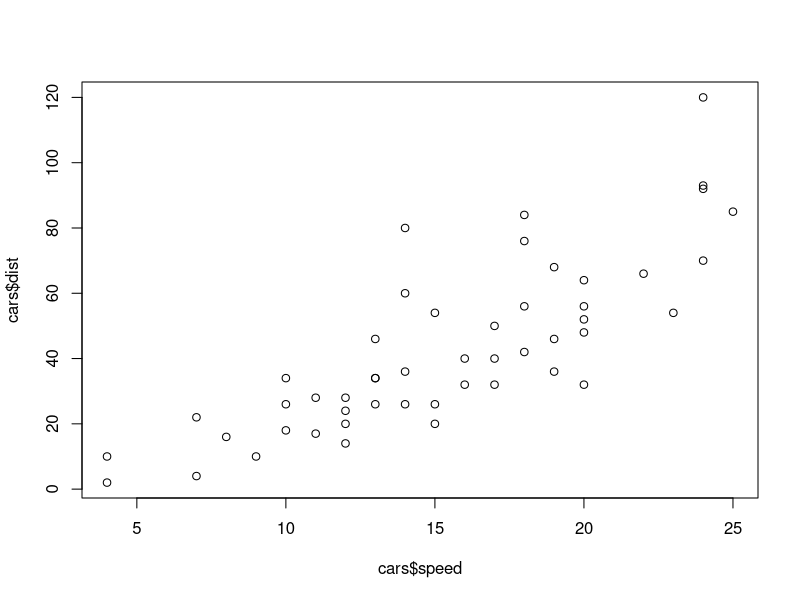
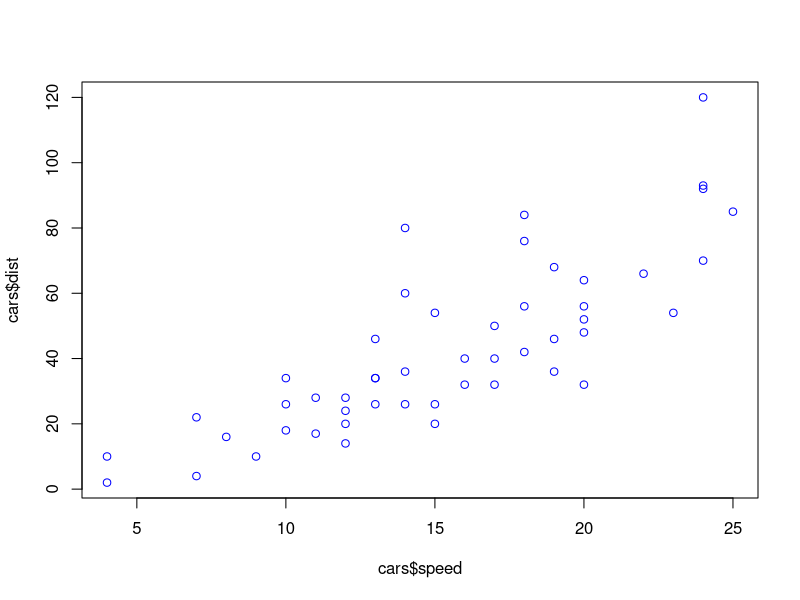

Write R code to recreate these figures, in order. (Note: this script raises an error after producing the figures.)

# verificar en Consola el índice en el inicio de cada fila
c(20:50)

# invertir el orden de salida mediante la función rev
rev(1:10)

# acceder al cuarto elemento del vector generado
rev(1:10)[4] # acceso a la posición 4

# 
c('a','b')

# aunque definimos un elemento numérico en el vector, R aplica un proceso llamado
# coherce que hace que todos los elementos que integran el vector se conviertan en tipo
# character o string
c('a','b',1)

#Para saber cuál clase tiene un vector aplicamos la función class
class(c('a','b'))
class(c('a',1))
class(c(8,1))
class(c(1,5))
# pronto veremos cuáles son las clases de vectores con las que trabajaremos en el curso

# uso de la función paste para pegar cadenas de texto sin un separador. Los elementos se 
# pegan en el mismo orden en que se encuentran dentro de los argumentos de la función 
# paste. En paste0 no hay separador entre las cadenas de texto
paste0('estoy en el', 'salon')

# en paste nuevamente se van pegando todos los elementos que se le pasan de argumento, pero
# esta vez van separados por un espacio
paste('estoy en clase en el', 
      'laboratorio')


paste('estoy en clase en el', 
      'laboratorio',
      sep='_')
# al agregar el argumento sep a la función paste podemos modificar el espacio como 
# separador por otra cadena de texto que definamos que en este caso es la línea de piso 
# bajo. Hay argumentos que tienen las funciones por defecto, como es en el caso de paste
# donde el espacio opera por defecto como separador, pero se puede modificar ese 
# comportamiento cuando pasamos el argumento y especificamos cuál va a ser el valor que 
# asumirá. Cuando creémos nuestras propias funciones, hablaremos con mayor detalle sobre
# esto


# Definir variables
# Mediante el operador <- asignaremos el valor "R4DS" a una variable que se llama materia
materia <- "R4DS"  #

# cuando ahora invoquemos a la variable materia, lo que aparecerá en la consola será el 
# valor que le asignamos, que fue "R4DS"
materia

# para crear variables existen una serie de reglas y buenas prácticas que serán expuestas
# en una clase dentro de muy corto tiempo

# ahora podemos generar una string más compleja usando la función paste, el argumento sep,
# e invocando una variable

paste0('estoy dando clases de',
       materia, 
       ' el dia' ,
       Sys.Date())

# si modifico el valor asignado a la variable materia, ahora puedo crear una nueva string 
materia <- 'Estadística I'

# y visualizar en la consola la nueva frase
paste('estoy dando clases de',
       materia, 
       ' el dia' ,
       Sys.Date())

# dataset
mtcars
View(mtcars)
?mtcars
dim(mtcars)

mtcars$mpg

mean(mtcars$mpg)

sum(mtcars$carb)

unique(mtcars$cyl)
mtcars$cyl
# Crear variables
cilindros <- unique(mtcars$cyl)
# Llamar variables
cilindros


# seleccionar elementos
length(mtcars$mpg)
mtcars$mpg
mtcars$mpg[7]
View(mtcars)
mtcars[4,1]

sort(mtcars$qsec)

#tablas de contingencia
table(mtcars$cyl,
      mtcars$gear)

min(mtcars$mpg)
max(mtcars$mpg)

str(mtcars)

summary(mtcars)

paste('la cantidad de cilindros es', mtcars$cyl)

rownames(mtcars)

paste( 'El', rownames(mtcars),
       'tiene una cantidad de cilindros de', 
       mtcars$cyl)



## 
plot(cars$speed , cars$dist)

plot(cars$speed , 
     cars$dist,
     col='blue')

lm(cars$speed ~ cars$dist)

# Ejercicios con base en cheat sheet

runif(n=18, min= 0, max= 20)
# RBase-
# paquetes

#help
?runif

rnorm
rbinom
runinf

#llamar a objeto creado
